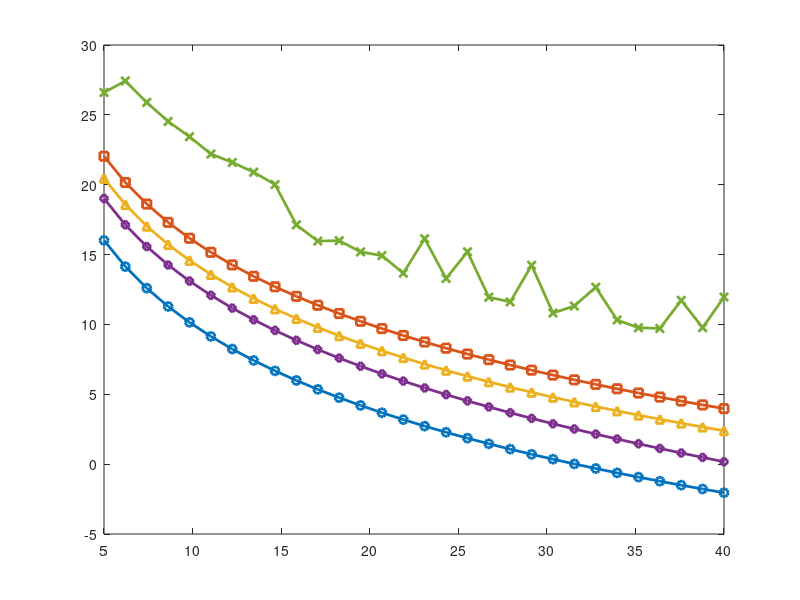

MATLAB code for this plot: (Note: this script raises an error after producing the figure.)
clc; clear; close all;

%% ================== PARAMETERS ==================
Pt_dBm    = 30;
Noise_dBm = -100;
fc        = 2.4e9;
SINR_th   = 10;

PL  = @(d) 32.4 + 20*log10(fc/1e9) + 20*log10(d*1000);
SNR = @(d) Pt_dBm - PL(d) - Noise_dBm;

Psucc = @(snr_dB) exp(-1 ./ (10.^(snr_dB/10)));

dvals = linspace(5, 40, 30);

%% ================== STORAGE ==================
SINR_direct = zeros(size(dvals));
SINR_df     = zeros(size(dvals));
SINR_twohop = zeros(size(dvals));
SINR_af     = zeros(size(dvals));
SINR_drl    = zeros(size(dvals));

P_direct = zeros(size(dvals));
P_df     = zeros(size(dvals));
P_twohop = zeros(size(dvals));
P_af     = zeros(size(dvals));
P_drl    = zeros(size(dvals));

Out_direct = zeros(size(dvals));
Out_df     = zeros(size(dvals));
Out_twohop = zeros(size(dvals));
Out_af     = zeros(size(dvals));
Out_drl    = zeros(size(dvals));

%% ================== MAIN LOOP ==================
for i = 1:length(dvals)

    d = dvals(i);

    %% ---------- DIRECT ----------
    SINR_direct(i) = SNR(d);
    P_direct(i)    = Psucc(SINR_direct(i));
    Out_direct(i)  = SINR_direct(i) < SINR_th;

    %% ---------- UAV DF ----------
    SINR_df(i) = min(SNR(d/2), SNR(d/2));
    P_df(i)    = min(Psucc(SNR(d/2)), Psucc(SNR(d/2)));
    Out_df(i)  = SINR_df(i) < SINR_th;

    %% ---------- TWO-HOP ----------
    d1 = 0.4*d; d2 = 0.6*d;
    SINR_twohop(i) = min(SNR(d1), SNR(d2));
    P_twohop(i)    = Psucc(SNR(d1)) * Psucc(SNR(d2));
    Out_twohop(i)  = SINR_twohop(i) < SINR_th;

    %% ---------- UAV AF ----------
    s1 = 10^(SNR(d/2)/10);
    s2 = 10^(SNR(d/2)/10);
    SINR_af_lin = (s1*s2)/(s1+s2+1);
    SINR_af(i)  = 10*log10(SINR_af_lin);
    P_af(i)     = Psucc(SINR_af(i));
    Out_af(i)   = SINR_af(i) < SINR_th;

    %% ---------- DRL MODEL (SMART ADAPTIVE) ----------
    % DRL splits path dynamically into optimal shorter hops

    nHops = 3 + round(rand()); % 3–4 adaptive hops

    hop_distances = d / nHops;

    snr_vals = zeros(1,nHops);

    for k = 1:nHops
        % DRL avoids bad links → slightly shorter effective distance
        effective_d = hop_distances * (0.7 + 0.2*rand());
        snr_vals(k) = SNR(effective_d);
    end

    SINR_drl(i) = min(snr_vals);   % worst link dominates
    P_drl(i)    = prod(Psucc(snr_vals)); % end-to-end success
    Out_drl(i)  = SINR_drl(i) < SINR_th;

end

%% ================== PLOT 1 ==================
figure('Color','w');
plot(dvals,SINR_direct,'-o','LineWidth',2); hold on;
plot(dvals,SINR_df,'-s','LineWidth',2);
plot(dvals,SINR_twohop,'-^','LineWidth',2);
plot(dvals,SINR_af,'-d','LineWidth',2);
plot(dvals,SINR_drl,'-x','LineWidth',2);

yline(SINR_th,'r--','Threshold');

grid on;
xlabel('Distance (km)');
ylabel('SINR (dB)');
title('Comparison - SINR');
legend('Direct','UAV DF','Two-Hop','UAV AF','DRL','Location','southwest');

%% ================== PLOT 2 ==================
figure('Color','w');
plot(dvals,Out_direct,'-o','LineWidth',2); hold on;
plot(dvals,Out_df,'-s','LineWidth',2);
plot(dvals,Out_twohop,'-^','LineWidth',2);
plot(dvals,Out_af,'-d','LineWidth',2);
plot(dvals,Out_drl,'-x','LineWidth',2);

grid on;
xlabel('Distance (km)');
ylabel('Outage Probability');
title('Comparison - Outage Probability');
legend('Direct','UAV DF','Two-Hop','UAV AF','DRL','Location','northwest');

%% ================== PLOT 3 ==================
figure('Color','w');
plot(dvals,P_direct,'-o','LineWidth',2); hold on;
plot(dvals,P_df,'-s','LineWidth',2);
plot(dvals,P_twohop,'-^','LineWidth',2);
plot(dvals,P_af,'-d','LineWidth',2);
plot(dvals,P_drl,'-x','LineWidth',2);

grid on;
xlabel('Distance (km)');
ylabel('Reliability');
title('Comparison - Reliability');
legend('Direct','UAV DF','Two-Hop','UAV AF','DRL','Location','southwest');

disp("✅ DRL vs Baseline Comparison Generated");
